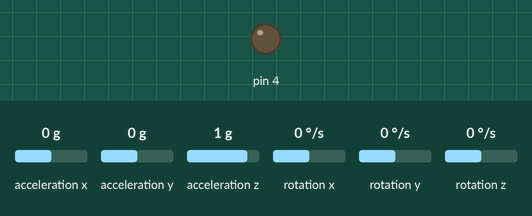
A sketch run on a simulated Arduino Uno, built with avr-gcc and run on an emulated ATmega328P. Parts: output pins drawn as LEDs (lit = HIGH). Inputs (shaded band) come from the test bench; at power-on: acceleration x 0 g, acceleration y 0 g, acceleration z 1 g, rotation x 0 °/s, rotation y 0 °/s, rotation z 0 °/s.

Above: at 1.2 s.
1.3 s: acceleration x set to -1.4 g
Timing chart, 0 to 4.3 s (numbered marks = the images above; inputs shaded):
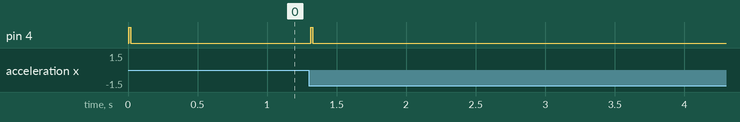

Measured:
- after the input at 1.3 s, pin 4: LOW → HIGH at once, → LOW 0.01 s later

The sketch:

mpu6050_EQ.ino
```cpp
#include <Wire.h>
#include <I2Cdev.h>
#include <MPU6050.h>

MPU6050 ivme_sensor;
int16_t ax, ay, az;
int16_t gx, gy, gz;

int16_t kx,ky,kz;

void setup() {
Wire.begin();
pinMode(4, OUTPUT);
ivme_sensor.initialize();

}

void loop() {
ivme_sensor.getMotion6(&ax, &ay, &az, &gx, &gy, &gz);

int x=map(ax,-32768,32768,0,50);
int y=map(ay,-32768,32768,0,50);
int z=map(az,-32768,32768,0,50);

if(kx!=x){
digitalWrite(4,HIGH);
Serial.println("Alarm");
  kx=x;
}else{
digitalWrite(4,LOW);
}


delay(10);
}
```
